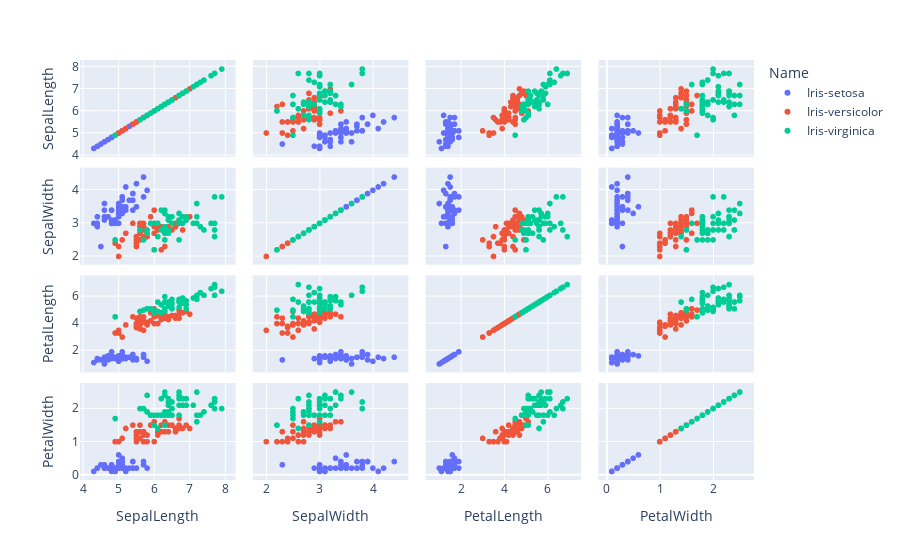

Write notebook code for a chart like this one.
### Code cell
fig=px.scatter_matrix(data,
                      dimensions=['SepalLength','SepalWidth','PetalLength','PetalWidth'],
                      color='Name')
fig.show()

### Figure 1 — Plotly figure (JSON) as saved in the notebook; plotly's stock layout.template omitted (floating-point values rounded to 4 significant figures)
{"data": [{"dimensions": [{"axis": {"matches": true}, "label": "SepalLength", "values": [5.1, 4.9, 4.7, 4.6, 5, 5.4, 4.6, 5, 4.4, 4.9, 5.4, 4.8, 4.8, 4.3, 5.8, 5.7, 5.4, 5.1, 5.7, 5.1, 5.4, 5.1, 4.6, 5.1, 4.8, 5, 5, 5.2, 5.2, 4.7, 4.8, 5.4, 5.2, 5.5, 4.9, 5, 5.5, 4.9, 4.4, 5.1, 5, 4.5, 4.4, 5, 5.1, 4.8, 5.1, 4.6, 5.3, 5]}, {"axis": {"matches": true}, "label": "SepalWidth", "values": [3.5, 3, 3.2, 3.1, 3.6, 3.9, 3.4, 3.4, 2.9, 3.1, 3.7, 3.4, 3, 3, 4, 4.4, 3.9, 3.5, 3.8, 3.8, 3.4, 3.7, 3.6, 3.3, 3.4, 3, 3.4, 3.5, 3.4, 3.2, 3.1, 3.4, 4.1, 4.2, 3.1, 3.2, 3.5, 3.1, 3, 3.4, 3.5, 2.3, 3.2, 3.5, 3.8, 3, 3.8, 3.2, 3.7, 3.3]}, {"axis": {"matches": true}, "label": "PetalLength", "values": [1.4, 1.4, 1.3, 1.5, 1.4, 1.7, 1.4, 1.5, 1.4, 1.5, 1.5, 1.6, 1.4, 1.1, 1.2, 1.5, 1.3, 1.4, 1.7, 1.5, 1.7, 1.5, 1, 1.7, 1.9, 1.6, 1.6, 1.5, 1.4, 1.6, 1.6, 1.5, 1.5, 1.4, 1.5, 1.2, 1.3, 1.5, 1.3, 1.5, 1.3, 1.3, 1.3, 1.6, 1.9, 1.4, 1.6, 1.4, 1.5, 1.4]}, {"axis": {"matches": true}, "label": "PetalWidth", "values": [0.2, 0.2, 0.2, 0.2, 0.2, 0.4, 0.3, 0.2, 0.2, 0.1, 0.2, 0.2, 0.1, 0.1, 0.2, 0.4, 0.4, 0.3, 0.3, 0.3, 0.2, 0.4, 0.2, 0.5, 0.2, 0.2, 0.4, 0.2, 0.2, 0.2, 0.2, 0.4, 0.1, 0.2, 0.1, 0.2, 0.2, 0.1, 0.2, 0.2, 0.3, 0.3, 0.2, 0.6, 0.4, 0.3, 0.2, 0.2, 0.2, 0.2]}], "hovertemplate": "Name=Iris-setosa<br>%{xaxis.title.text}=%{x}<br>%{yaxis.title.text}=%{y}<extra></extra>", "legendgroup": "Iris-setosa", "marker": {"color": "#636efa", "symbol": "circle"}, "name": "Iris-setosa", "showlegend": true, "type": "splom"}, {"dimensions": [{"axis": {"matches": true}, "label": "SepalLength", "values": [7, 6.4, 6.9, 5.5, 6.5, 5.7, 6.3, 4.9, 6.6, 5.2, 5, 5.9, 6, 6.1, 5.6, 6.7, 5.6, 5.8, 6.2, 5.6, 5.9, 6.1, 6.3, 6.1, 6.4, 6.6, 6.8, 6.7, 6, 5.7, 5.5, 5.5, 5.8, 6, 5.4, 6, 6.7, 6.3, 5.6, 5.5, 5.5, 6.1, 5.8, 5, 5.6, 5.7, 5.7, 6.2, 5.1, 5.7]}, {"axis": {"matches": true}, "label": "SepalWidth", "values": [3.2, 3.2, 3.1, 2.3, 2.8, 2.8, 3.3, 2.4, 2.9, 2.7, 2, 3, 2.2, 2.9, 2.9, 3.1, 3, 2.7, 2.2, 2.5, 3.2, 2.8, 2.5, 2.8, 2.9, 3, 2.8, 3, 2.9, 2.6, 2.4, 2.4, 2.7, 2.7, 3, 3.4, 3.1, 2.3, 3, 2.5, 2.6, 3, 2.6, 2.3, 2.7, 3, 2.9, 2.9, 2.5, 2.8]}, {"axis": {"matches": true}, "label": "PetalLength", "values": [4.7, 4.5, 4.9, 4, 4.6, 4.5, 4.7, 3.3, 4.6, 3.9, 3.5, 4.2, 4, 4.7, 3.6, 4.4, 4.5, 4.1, 4.5, 3.9, 4.8, 4, 4.9, 4.7, 4.3, 4.4, 4.8, 5, 4.5, 3.5, 3.8, 3.7, 3.9, 5.1, 4.5, 4.5, 4.7, 4.4, 4.1, 4, 4.4, 4.6, 4, 3.3, 4.2, 4.2, 4.2, 4.3, 3, 4.1]}, {"axis": {"matches": true}, "label": "PetalWidth", "values": [1.4, 1.5, 1.5, 1.3, 1.5, 1.3, 1.6, 1, 1.3, 1.4, 1, 1.5, 1, 1.4, 1.3, 1.4, 1.5, 1, 1.5, 1.1, 1.8, 1.3, 1.5, 1.2, 1.3, 1.4, 1.4, 1.7, 1.5, 1, 1.1, 1, 1.2, 1.6, 1.5, 1.6, 1.5, 1.3, 1.3, 1.3, 1.2, 1.4, 1.2, 1, 1.3, 1.2, 1.3, 1.3, 1.1, 1.3]}], "hovertemplate": "Name=Iris-versicolor<br>%{xaxis.title.text}=%{x}<br>%{yaxis.title.text}=%{y}<extra></extra>", "legendgroup": "Iris-versicolor", "marker": {"color": "#EF553B", "symbol": "circle"}, "name": "Iris-versicolor", "showlegend": true, "type": "splom"}, {"dimensions": [{"axis": {"matches": true}, "label": "SepalLength", "values": [6.3, 5.8, 7.1, 6.3, 6.5, 7.6, 4.9, 7.3, 6.7, 7.2, 6.5, 6.4, 6.8, 5.7, 5.8, 6.4, 6.5, 7.7, 7.7, 6, 6.9, 5.6, 7.7, 6.3, 6.7, 7.2, 6.2, 6.1, 6.4, 7.2, 7.4, 7.9, 6.4, 6.3, 6.1, 7.7, 6.3, 6.4, 6, 6.9, 6.7, 6.9, 5.8, 6.8, 6.7, 6.7, 6.3, 6.5, 6.2, 5.9]}, {"axis": {"matches": true}, "label": "SepalWidth", "values": [3.3, 2.7, 3, 2.9, 3, 3, 2.5, 2.9, 2.5, 3.6, 3.2, 2.7, 3, 2.5, 2.8, 3.2, 3, 3.8, 2.6, 2.2, 3.2, 2.8, 2.8, 2.7, 3.3, 3.2, 2.8, 3, 2.8, 3, 2.8, 3.8, 2.8, 2.8, 2.6, 3, 3.4, 3.1, 3, 3.1, 3.1, 3.1, 2.7, 3.2, 3.3, 3, 2.5, 3, 3.4, 3]}, {"axis": {"matches": true}, "label": "PetalLength", "values": [6, 5.1, 5.9, 5.6, 5.8, 6.6, 4.5, 6.3, 5.8, 6.1, 5.1, 5.3, 5.5, 5, 5.1, 5.3, 5.5, 6.7, 6.9, 5, 5.7, 4.9, 6.7, 4.9, 5.7, 6, 4.8, 4.9, 5.6, 5.8, 6.1, 6.4, 5.6, 5.1, 5.6, 6.1, 5.6, 5.5, 4.8, 5.4, 5.6, 5.1, 5.1, 5.9, 5.7, 5.2, 5, 5.2, 5.4, 5.1]}, {"axis": {"matches": true}, "label": "PetalWidth", "values": [2.5, 1.9, 2.1, 1.8, 2.2, 2.1, 1.7, 1.8, 1.8, 2.5, 2, 1.9, 2.1, 2, 2.4, 2.3, 1.8, 2.2, 2.3, 1.5, 2.3, 2, 2, 1.8, 2.1, 1.8, 1.8, 1.8, 2.1, 1.6, 1.9, 2, 2.2, 1.5, 1.4, 2.3, 2.4, 1.8, 1.8, 2.1, 2.4, 2.3, 1.9, 2.3, 2.5, 2.3, 1.9, 2, 2.3, 1.8]}], "hovertemplate": "Name=Iris-virginica<br>%{xaxis.title.text}=%{x}<br>%{yaxis.title.text}=%{y}<extra></extra>", "legendgroup": "Iris-virginica", "marker": {"color": "#00cc96", "symbol": "circle"}, "name": "Iris-virginica", "showlegend": true, "type": "splom"}], "layout": {"dragmode": "select", "legend": {"title": {"text": "Name"}, "tracegroupgap": 0}, "margin": {"t": 60}}}
